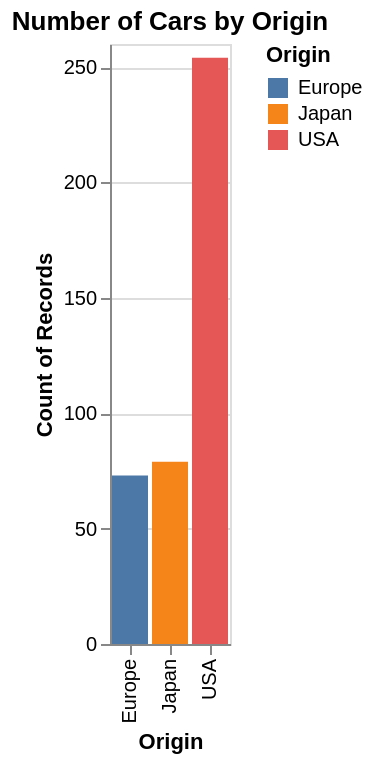

The notebook cell saved with this chart:
### Markdown cell above
---
# Part 2: Marks and Encoding

## Marks
**Marks** are the visual elements that represent data. Common marks include:
- `mark_point()` - scatter plot points
- `mark_bar()` - bar charts
- `mark_line()` - line charts
- `mark_area()` - filled areas
- `mark_rect()` - rectangles (for heatmaps)
- `mark_text()` - text labels
- `mark_tick()` - tick marks

## Encoding Channels
**Encoding channels** map data to visual properties:
- Position: `x`, `y`
- Color: `color`
- Size: `size`
- Shape: `shape`
- Opacity: `opacity`
- Text: `text`, `tooltip`

### Code cell
# Example 1: Bar chart
# Count the number of cars by origin

bar_chart = alt.Chart(cars).mark_bar().encode(
    x='Origin',  # Categorical variable on x-axis
    y='count()',  # Count the number of records
    color='Origin'  # Color bars by origin
).properties(
    title='Number of Cars by Origin'
)

bar_chart

### Figure 1 — Vega-Lite specification as saved in the notebook (floating-point values rounded to 4 significant figures; data arrays with more than 128 entries replaced by an {"elided": "..."} marker saying what was removed)
{"config": {"view": {"continuousWidth": 300, "continuousHeight": 300}}, "data": {"name": "data-583e73726c1545c56c203344161a975c"}, "mark": {"type": "bar"}, "encoding": {"color": {"field": "Origin", "type": "nominal"}, "x": {"field": "Origin", "type": "nominal"}, "y": {"aggregate": "count", "type": "quantitative"}}, "title": "Number of Cars by Origin", "$schema": "https://vega.github.io/schema/vega-lite/v5.20.1.json", "datasets": {"data-583e73726c1545c56c203344161a975c": {"elided": "406 records"}}}
